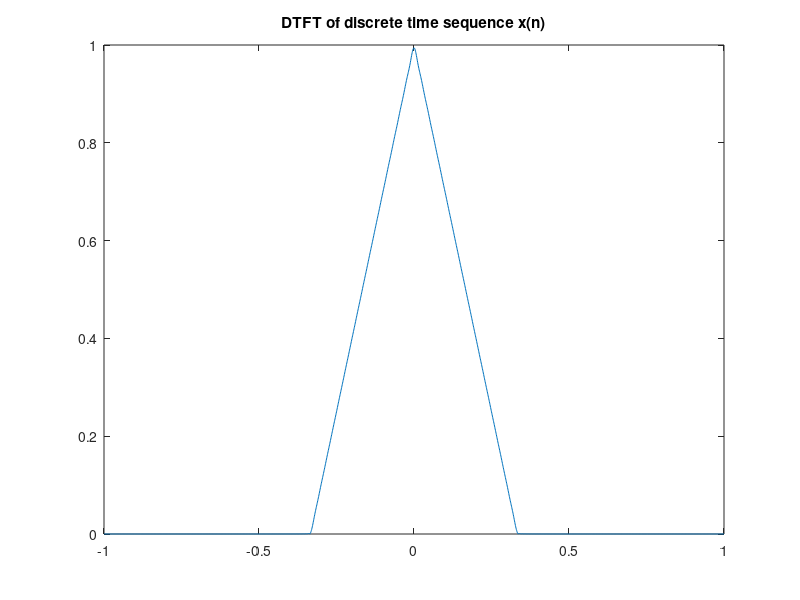
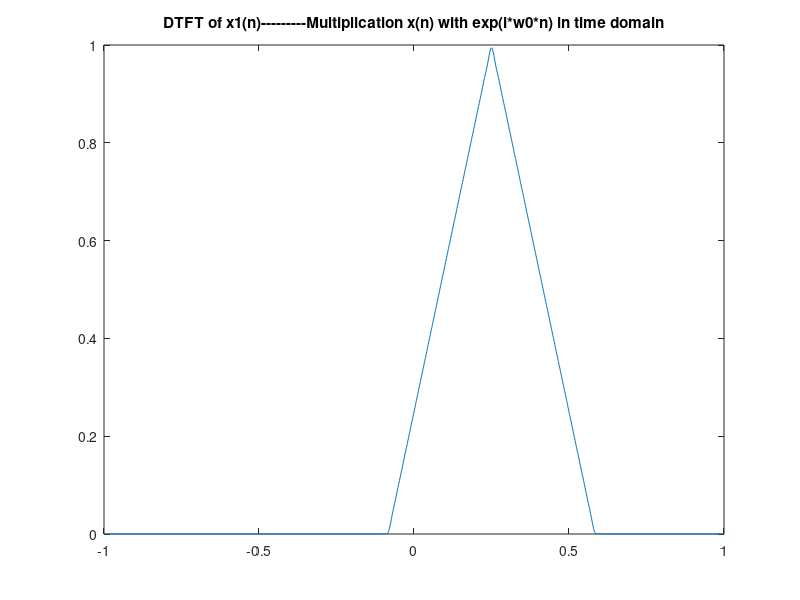
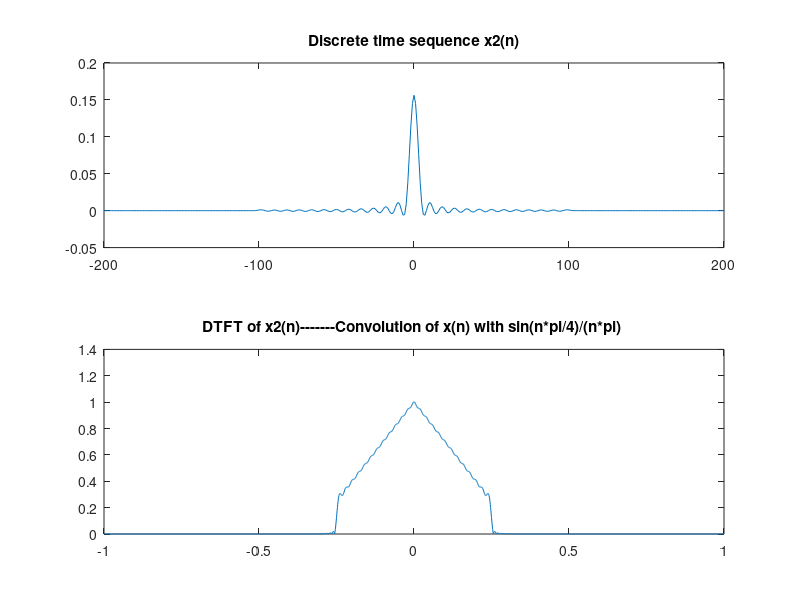
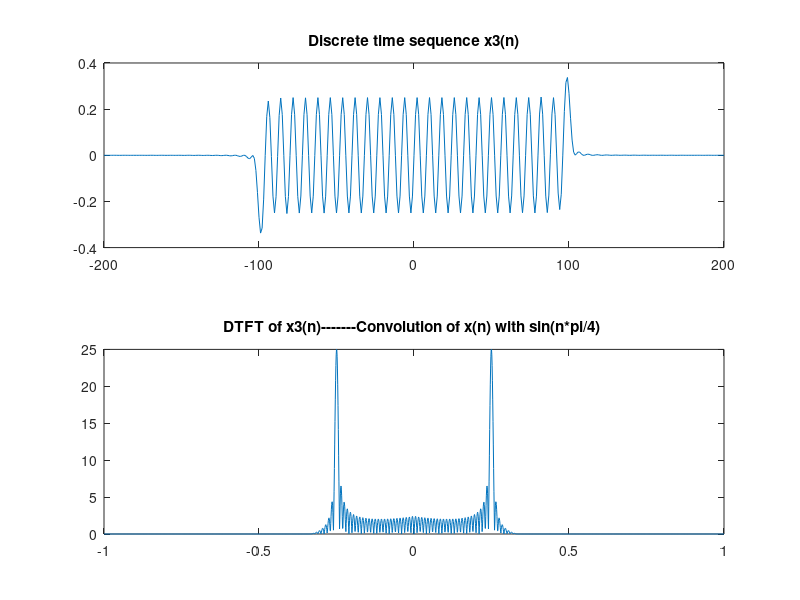

These figures' MATLAB source, in order:
clc;
clear all;
close all;
Wc = pi/6;
w=(-1024:1024)/(1024); %-pi to pi

for n=-100:1:100
y(n+101) = (((sin(Wc*n))/(n*pi)));
end
y(101) = (1/6)*sinc(0); 
y = sqrt(6).*y; % to normalize the peak magnitude of spectrum to 1
for n=1:201
x(n) = y(n)*y(n);
end
N=size(x);
H=zeros(1,2049);
for k = 1:1:N(2)
    H=H+x(k)*exp(-1i*w*pi*k);
end
n = -100:100;
figure(1);
plot(w,abs(H));
title('DTFT of discrete time sequence x(n)');


% Part (a)
w0 = pi/4;
for n=1:201
x1(n) = x(n)*exp(i*n*(w0));
end
N=size(x1);
H=zeros(1,2049);
for k = 1:1:N(2)
    H=H+x1(k)*exp(-1i*w*pi*k);
end
figure(2);
plot(w,abs(H));
title ('DTFT of x1(n)---------Multiplication x(n) with exp(i*w0*n) in time domain');


%Part (b)
Wc1 = pi/4;
for n=-100:1:100
sig1(n+101) = (((sin(Wc1*n))/(n*pi)));
end
sig1(101) = (1/4)*sinc(0); 

x2 = conv(sig1,x);
N = size(x2);
H=zeros(1,2049);
for k = 1:1:N(2)
    H=H+x2(k)*exp(-1i*w*pi*k);
end
n = -200:200;
figure(3);
subplot(2,1,1);
plot(n,real(x2));
title('Discrete time sequence x2(n)');
subplot(2,1,2);
plot(w,abs(H));
title ('DTFT of x2(n)-------Convolution of x(n) with sin(n*pi/4)/(n*pi) ');

% Part (c)
Wc1 = pi/4;
for n=-100:1:100
sig2(n+101) = (sin(Wc1*n));
end 
%sig2 = ((pi/4)*(1/100)).* sig2;
x3 = conv(sig2,x);
N = size(x3);
H=zeros(1,2049);
for k = 1:1:N(2)
    H=H+x3(k)*exp(-1i*w*pi*k);
end
n = -200:200;
figure(4);
subplot(2,1,1);
plot(n,(x3));
title('Discrete time sequence x3(n)');
subplot(2,1,2);
plot(w,abs(H));
title ('DTFT of x3(n)-------Convolution of x(n) with sin(n*pi/4) ');

% Part(d)
for n=1:201
x4(n) = sig2(n)*x(n);
end
N = size(x4);
H=zeros(1,2049);
for k = 1:1:N(2)
    H=H+x4(k)*exp(-1i*w*pi*k);
end
n = -100:100;
figure(5);
subplot(2,1,1);
plot(n,(x4));
title('Discrete time sequence x4(n)');
subplot(2,1,2);
plot(w,abs(H));
title ('DTFT of x4(n)-------Multiplication of x(n) with sin(n*pi/4) in time domain');

